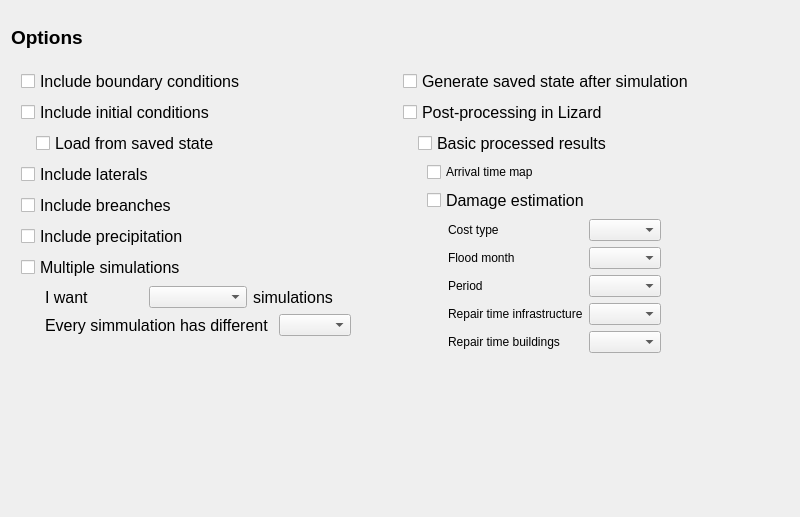
<?xml version="1.0" encoding="UTF-8"?>
<ui version="4.0">
 <class>Form</class>
 <widget class="QWidget" name="Form">
  <property name="windowModality">
   <enum>Qt::NonModal</enum>
  </property>
  <property name="geometry">
   <rect>
    <x>0</x>
    <y>0</y>
    <width>800</width>
    <height>517</height>
   </rect>
  </property>
  <property name="sizePolicy">
   <sizepolicy hsizetype="Fixed" vsizetype="Minimum">
    <horstretch>0</horstretch>
    <verstretch>0</verstretch>
   </sizepolicy>
  </property>
  <property name="windowTitle">
   <string>Form</string>
  </property>
  <property name="autoFillBackground">
   <bool>true</bool>
  </property>
  <layout class="QGridLayout" name="gridLayout">
   <item row="2" column="2">
    <layout class="QFormLayout" name="formLayout_2">
     <item row="0" column="0">
      <widget class="QCheckBox" name="cb_generate">
       <property name="font">
        <font>
         <family>Segoe UI</family>
         <pointsize>12</pointsize>
        </font>
       </property>
       <property name="text">
        <string>Generate saved state after simulation</string>
       </property>
      </widget>
     </item>
     <item row="1" column="0">
      <widget class="QCheckBox" name="cb_postprocess">
       <property name="font">
        <font>
         <family>Segoe UI</family>
         <pointsize>12</pointsize>
        </font>
       </property>
       <property name="text">
        <string>Post-processing in Lizard</string>
       </property>
      </widget>
     </item>
     <item row="2" column="0">
      <widget class="QWidget" name="postprocessing_widget" native="true">
       <layout class="QVBoxLayout" name="verticalLayout_2">
        <property name="leftMargin">
         <number>15</number>
        </property>
        <property name="topMargin">
         <number>0</number>
        </property>
        <item>
         <widget class="QCheckBox" name="cb_basec_results">
          <property name="font">
           <font>
            <family>Segoe UI</family>
            <pointsize>12</pointsize>
           </font>
          </property>
          <property name="text">
           <string>Basic processed results</string>
          </property>
         </widget>
        </item>
        <item>
         <widget class="QWidget" name="basic_processed_widget" native="true">
          <layout class="QVBoxLayout" name="verticalLayout_3">
           <property name="topMargin">
            <number>0</number>
           </property>
           <property name="bottomMargin">
            <number>0</number>
           </property>
           <item>
            <widget class="QCheckBox" name="cb_arrival_time_map">
             <property name="text">
              <string>Arrival time map</string>
             </property>
            </widget>
           </item>
           <item>
            <widget class="QCheckBox" name="cb_damage_estimation">
             <property name="font">
              <font>
               <family>Segoe UI</family>
               <pointsize>12</pointsize>
              </font>
             </property>
             <property name="text">
              <string>Damage estimation</string>
             </property>
            </widget>
           </item>
          </layout>
         </widget>
        </item>
        <item>
         <widget class="QWidget" name="damage_estimation_widget" native="true">
          <layout class="QFormLayout" name="formLayout_3">
           <property name="leftMargin">
            <number>30</number>
           </property>
           <property name="topMargin">
            <number>0</number>
           </property>
           <item row="0" column="0">
            <widget class="QLabel" name="label_5">
             <property name="font">
              <font>
               <family>Segoe UI</family>
               <pointsize>9</pointsize>
              </font>
             </property>
             <property name="text">
              <string>Cost type</string>
             </property>
            </widget>
           </item>
           <item row="1" column="0">
            <widget class="QLabel" name="label_6">
             <property name="font">
              <font>
               <family>Segoe UI</family>
               <pointsize>9</pointsize>
              </font>
             </property>
             <property name="text">
              <string>Flood month</string>
             </property>
            </widget>
           </item>
           <item row="1" column="1">
            <widget class="QComboBox" name="dd_flood_month"/>
           </item>
           <item row="0" column="1">
            <widget class="QComboBox" name="dd_cost_type"/>
           </item>
           <item row="2" column="0">
            <widget class="QLabel" name="label_7">
             <property name="font">
              <font>
               <family>Segoe UI</family>
               <pointsize>9</pointsize>
              </font>
             </property>
             <property name="text">
              <string>Period</string>
             </property>
            </widget>
           </item>
           <item row="3" column="0">
            <widget class="QLabel" name="label_8">
             <property name="font">
              <font>
               <family>Segoe UI</family>
               <pointsize>9</pointsize>
              </font>
             </property>
             <property name="text">
              <string>Repair time infrastructure</string>
             </property>
            </widget>
           </item>
           <item row="2" column="1">
            <widget class="QComboBox" name="dd_period"/>
           </item>
           <item row="3" column="1">
            <widget class="QComboBox" name="dd_infrastructure_time"/>
           </item>
           <item row="4" column="0">
            <widget class="QLabel" name="label_9">
             <property name="font">
              <font>
               <family>Segoe UI</family>
               <pointsize>9</pointsize>
              </font>
             </property>
             <property name="text">
              <string>Repair time buildings</string>
             </property>
            </widget>
           </item>
           <item row="4" column="1">
            <widget class="QComboBox" name="dd_buildings_time"/>
           </item>
          </layout>
         </widget>
        </item>
       </layout>
      </widget>
     </item>
    </layout>
   </item>
   <item row="0" column="0">
    <widget class="QLabel" name="label">
     <property name="maximumSize">
      <size>
       <width>397</width>
       <height>52</height>
      </size>
     </property>
     <property name="font">
      <font>
       <pointsize>14</pointsize>
       <weight>75</weight>
       <bold>true</bold>
      </font>
     </property>
     <property name="text">
      <string>Options</string>
     </property>
     <property name="margin">
      <number>15</number>
     </property>
    </widget>
   </item>
   <item row="2" column="0">
    <layout class="QFormLayout" name="formLayout">
     <property name="leftMargin">
      <number>10</number>
     </property>
     <item row="0" column="0">
      <widget class="QCheckBox" name="cb_boundary">
       <property name="font">
        <font>
         <family>Segoe UI</family>
         <pointsize>12</pointsize>
        </font>
       </property>
       <property name="text">
        <string>Include boundary conditions</string>
       </property>
      </widget>
     </item>
     <item row="1" column="0">
      <widget class="QCheckBox" name="cb_conditions">
       <property name="font">
        <font>
         <family>Segoe UI</family>
         <pointsize>12</pointsize>
        </font>
       </property>
       <property name="text">
        <string>Include initial conditions</string>
       </property>
      </widget>
     </item>
     <item row="2" column="0">
      <widget class="QWidget" name="load_state_widget" native="true">
       <layout class="QVBoxLayout" name="verticalLayout_4">
        <property name="leftMargin">
         <number>15</number>
        </property>
        <property name="topMargin">
         <number>0</number>
        </property>
        <property name="bottomMargin">
         <number>0</number>
        </property>
        <item>
         <widget class="QCheckBox" name="cb_load_saved_state">
          <property name="font">
           <font>
            <family>Segoe UI</family>
            <pointsize>12</pointsize>
           </font>
          </property>
          <property name="text">
           <string>Load from saved state</string>
          </property>
         </widget>
        </item>
       </layout>
      </widget>
     </item>
     <item row="3" column="0">
      <widget class="QCheckBox" name="cb_laterals">
       <property name="font">
        <font>
         <family>Segoe UI</family>
         <pointsize>12</pointsize>
        </font>
       </property>
       <property name="text">
        <string>Include laterals</string>
       </property>
      </widget>
     </item>
     <item row="4" column="0">
      <widget class="QCheckBox" name="cb_breanches">
       <property name="font">
        <font>
         <family>Segoe UI</family>
         <pointsize>12</pointsize>
        </font>
       </property>
       <property name="text">
        <string>Include breanches</string>
       </property>
      </widget>
     </item>
     <item row="5" column="0">
      <widget class="QCheckBox" name="cb_precipitation">
       <property name="font">
        <font>
         <family>Segoe UI</family>
         <pointsize>12</pointsize>
        </font>
       </property>
       <property name="text">
        <string>Include precipitation</string>
       </property>
      </widget>
     </item>
     <item row="6" column="0">
      <widget class="QCheckBox" name="cb_multiple_simulations">
       <property name="font">
        <font>
         <family>Segoe UI</family>
         <pointsize>12</pointsize>
        </font>
       </property>
       <property name="text">
        <string>Multiple simulations</string>
       </property>
      </widget>
     </item>
     <item row="7" column="0">
      <widget class="QWidget" name="multiple_simulations_widget" native="true">
       <layout class="QVBoxLayout" name="verticalLayout">
        <property name="leftMargin">
         <number>15</number>
        </property>
        <property name="topMargin">
         <number>0</number>
        </property>
        <item>
         <widget class="QWidget" name="widget_2" native="true">
          <layout class="QHBoxLayout" name="horizontalLayout_2">
           <property name="topMargin">
            <number>0</number>
           </property>
           <property name="bottomMargin">
            <number>0</number>
           </property>
           <item>
            <widget class="QLabel" name="label_2">
             <property name="font">
              <font>
               <family>Segoe UI</family>
               <pointsize>12</pointsize>
              </font>
             </property>
             <property name="text">
              <string>I want</string>
             </property>
            </widget>
           </item>
           <item>
            <widget class="QComboBox" name="dd_number_of_simulation"/>
           </item>
           <item>
            <widget class="QLabel" name="label_4">
             <property name="font">
              <font>
               <family>Segoe UI</family>
               <pointsize>12</pointsize>
              </font>
             </property>
             <property name="text">
              <string>simulations</string>
             </property>
            </widget>
           </item>
          </layout>
         </widget>
        </item>
        <item>
         <widget class="QWidget" name="widget_3" native="true">
          <layout class="QHBoxLayout" name="horizontalLayout_3">
           <property name="topMargin">
            <number>0</number>
           </property>
           <property name="bottomMargin">
            <number>0</number>
           </property>
           <item>
            <widget class="QLabel" name="label_3">
             <property name="font">
              <font>
               <family>Segoe UI</family>
               <pointsize>12</pointsize>
              </font>
             </property>
             <property name="text">
              <string>Every simmulation has different </string>
             </property>
            </widget>
           </item>
           <item>
            <widget class="QComboBox" name="dd_simulation_difference"/>
           </item>
          </layout>
         </widget>
        </item>
       </layout>
      </widget>
     </item>
    </layout>
   </item>
  </layout>
 </widget>
 <resources/>
 <connections>
  <connection>
   <sender>cb_conditions</sender>
   <signal>stateChanged(int)</signal>
   <receiver>cb_load_saved_state</receiver>
   <slot>show()</slot>
   <hints>
    <hint type="sourcelabel">
     <x>114</x>
     <y>108</y>
    </hint>
    <hint type="destinationlabel">
     <x>121</x>
     <y>137</y>
    </hint>
   </hints>
  </connection>
  <connection>
   <sender>cb_multiple_simulations</sender>
   <signal>stateChanged(int)</signal>
   <receiver>multiple_simulations_widget</receiver>
   <slot>show()</slot>
   <hints>
    <hint type="sourcelabel">
     <x>100</x>
     <y>253</y>
    </hint>
    <hint type="destinationlabel">
     <x>195</x>
     <y>303</y>
    </hint>
   </hints>
  </connection>
 </connections>
</ui>
